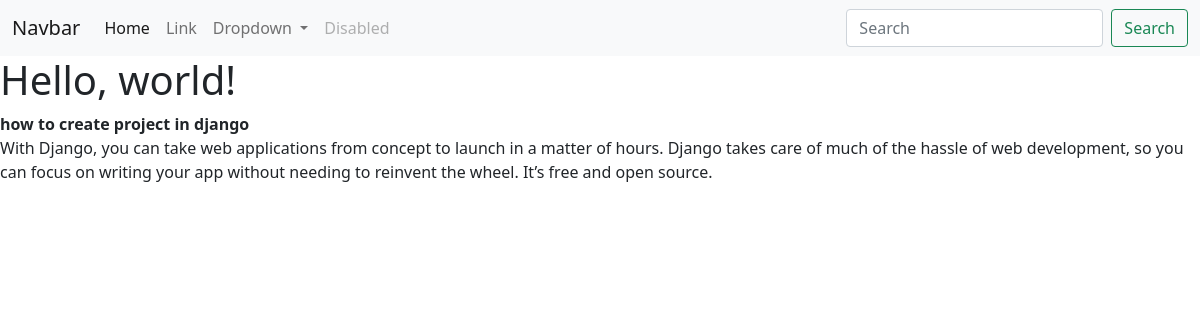
The page / on the database its author committed.
### pavanapp/models.py (models this page shows, shortened)
class Blog(models.Model):
    title=models.CharField(max_length=50)
    image=models.ImageField(upload_to="images/")
    description=models.TextField()
    author=models.CharField(max_length=50)
    created_at=models.DateTimeField(default=datetime.now)

### pavanapp/views.py (the view)
# urls.py: 2. Add a URL to urlpatterns:  path('', views.home, name='home')
def home(request):
    post=Blog.objects.all()
    return render(request,"page.html",{'post':post})

### templates/page.html (shortened to what this page needs)
<!doctype html>
<html lang="en">
  <head>
    <link href="https://cdn.jsdelivr.net/npm/bootstrap@5.1.3/dist/css/bootstrap.min.css" rel="stylesheet">
    <nav class="navbar navbar-expand-lg navbar-light bg-light">
        <div class="container-fluid">
          <a class="navbar-brand" href="#">Navbar</a>
          <div class="collapse navbar-collapse" id="navbarSupportedContent">
            <ul class="navbar-nav me-auto mb-2 mb-lg-0">
              <li class="nav-item">
                <a class="nav-link active" aria-current="page" href="#">Home</a>
              </li>
              <li class="nav-item">
                <a class="nav-link" href="#">Link</a>
              </li>
              <li class="nav-item dropdown">
                <a class="nav-link dropdown-toggle" href="#" id="navbarDropdown" role="button" data-bs-toggle="dropdown" aria-expanded="false">
                  Dropdown
                </a>
              </li>
              <li class="nav-item">
                <a class="nav-link disabled">Disabled</a>
              </li>
            </ul>
            <form class="d-flex">
              <input class="form-control me-2" type="search" placeholder="Search" aria-label="Search">
              <button class="btn btn-outline-success" type="submit">Search</button>
            </form>
          </div>
        </div>
      </nav>
  </head>
  <body>
    <h1>Hello, world!</h1>
    {% block content %}
    {%for i in post%}
    <b>{{i.title}}</b><br>
    {{i.description}}<br>
    {% endfor %}
    {% endblock content%}
  </body>
</html>

### rows shown on the page
Blog: title "how to create project in django", description "With Django, you can take web applications from concept to launch in a matter of hours. Django takes care of much of the hassle of web development, so you can focus on writing your app without needing to reinvent the wheel. It’s free and open source."
